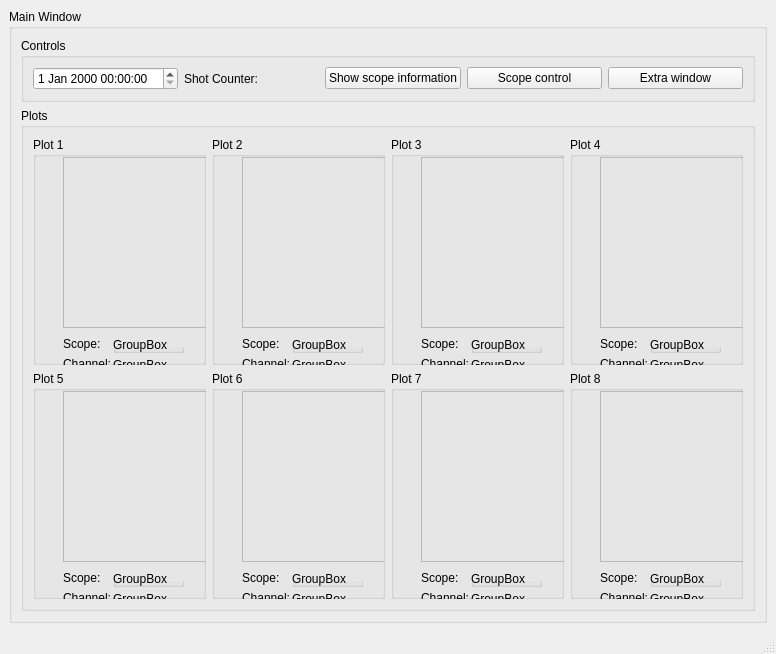
<?xml version="1.0" encoding="UTF-8"?>
<ui version="4.0">
 <class>MainWindow</class>
 <widget class="QMainWindow" name="MainWindow">
  <property name="geometry">
   <rect>
    <x>0</x>
    <y>0</y>
    <width>776</width>
    <height>654</height>
   </rect>
  </property>
  <property name="windowTitle">
   <string>MainWindow</string>
  </property>
  <widget class="QWidget" name="centralwidget">
   <layout class="QGridLayout" name="gridLayout_2">
    <item row="0" column="0">
     <widget class="QGroupBox" name="groupBox">
      <property name="title">
       <string>Main Window</string>
      </property>
      <layout class="QVBoxLayout" name="verticalLayout_2" stretch="1,8">
       <item>
        <widget class="QGroupBox" name="groupBox_2">
         <property name="title">
          <string>Controls</string>
         </property>
         <layout class="QHBoxLayout" name="horizontalLayout">
          <item>
           <widget class="QDateTimeEdit" name="dateTimeEdit"/>
          </item>
          <item>
           <widget class="QLabel" name="label">
            <property name="text">
             <string>Shot Counter: </string>
            </property>
           </widget>
          </item>
          <item>
           <widget class="QPushButton" name="pushButton">
            <property name="text">
             <string>Show scope information</string>
            </property>
           </widget>
          </item>
          <item>
           <widget class="QPushButton" name="pushButton_2">
            <property name="text">
             <string>Scope control</string>
            </property>
           </widget>
          </item>
          <item>
           <widget class="QPushButton" name="pushButton_3">
            <property name="text">
             <string>Extra window</string>
            </property>
           </widget>
          </item>
         </layout>
        </widget>
       </item>
       <item>
        <widget class="QGroupBox" name="groupBox_3">
         <property name="title">
          <string>Plots</string>
         </property>
         <layout class="QGridLayout" name="gridLayout">
          <item row="0" column="0">
           <widget class="QGroupBox" name="groupBox_8">
            <property name="title">
             <string>Plot 1</string>
            </property>
            <widget class="QLabel" name="label_2">
             <property name="geometry">
              <rect>
               <x>30</x>
               <y>220</y>
               <width>47</width>
               <height>14</height>
              </rect>
             </property>
             <property name="text">
              <string>Channel:</string>
             </property>
            </widget>
            <widget class="QGroupBox" name="groupBox_12">
             <property name="geometry">
              <rect>
               <x>80</x>
               <y>220</y>
               <width>71</width>
               <height>16</height>
              </rect>
             </property>
             <property name="title">
              <string>GroupBox</string>
             </property>
            </widget>
            <widget class="QFrame" name="frame_8">
             <property name="geometry">
              <rect>
               <x>30</x>
               <y>20</y>
               <width>171</width>
               <height>171</height>
              </rect>
             </property>
             <property name="frameShape">
              <enum>QFrame::StyledPanel</enum>
             </property>
             <property name="frameShadow">
              <enum>QFrame::Raised</enum>
             </property>
            </widget>
            <widget class="QLabel" name="label_3">
             <property name="geometry">
              <rect>
               <x>30</x>
               <y>200</y>
               <width>47</width>
               <height>14</height>
              </rect>
             </property>
             <property name="text">
              <string>Scope:</string>
             </property>
            </widget>
            <widget class="QGroupBox" name="groupBox_13">
             <property name="geometry">
              <rect>
               <x>80</x>
               <y>200</y>
               <width>71</width>
               <height>16</height>
              </rect>
             </property>
             <property name="title">
              <string>GroupBox</string>
             </property>
            </widget>
           </widget>
          </item>
          <item row="1" column="3">
           <widget class="QGroupBox" name="groupBox_10">
            <property name="title">
             <string>Plot 8</string>
            </property>
            <widget class="QLabel" name="label_16">
             <property name="geometry">
              <rect>
               <x>30</x>
               <y>220</y>
               <width>47</width>
               <height>14</height>
              </rect>
             </property>
             <property name="text">
              <string>Channel:</string>
             </property>
            </widget>
            <widget class="QGroupBox" name="groupBox_26">
             <property name="geometry">
              <rect>
               <x>80</x>
               <y>220</y>
               <width>71</width>
               <height>16</height>
              </rect>
             </property>
             <property name="title">
              <string>GroupBox</string>
             </property>
            </widget>
            <widget class="QFrame" name="frame_15">
             <property name="geometry">
              <rect>
               <x>30</x>
               <y>20</y>
               <width>171</width>
               <height>171</height>
              </rect>
             </property>
             <property name="frameShape">
              <enum>QFrame::StyledPanel</enum>
             </property>
             <property name="frameShadow">
              <enum>QFrame::Raised</enum>
             </property>
            </widget>
            <widget class="QLabel" name="label_17">
             <property name="geometry">
              <rect>
               <x>30</x>
               <y>200</y>
               <width>47</width>
               <height>14</height>
              </rect>
             </property>
             <property name="text">
              <string>Scope:</string>
             </property>
            </widget>
            <widget class="QGroupBox" name="groupBox_27">
             <property name="geometry">
              <rect>
               <x>80</x>
               <y>200</y>
               <width>71</width>
               <height>16</height>
              </rect>
             </property>
             <property name="title">
              <string>GroupBox</string>
             </property>
            </widget>
           </widget>
          </item>
          <item row="0" column="2">
           <widget class="QGroupBox" name="groupBox_5">
            <property name="title">
             <string>Plot 3</string>
            </property>
            <widget class="QLabel" name="label_6">
             <property name="geometry">
              <rect>
               <x>30</x>
               <y>220</y>
               <width>47</width>
               <height>14</height>
              </rect>
             </property>
             <property name="text">
              <string>Channel:</string>
             </property>
            </widget>
            <widget class="QGroupBox" name="groupBox_16">
             <property name="geometry">
              <rect>
               <x>80</x>
               <y>220</y>
               <width>71</width>
               <height>16</height>
              </rect>
             </property>
             <property name="title">
              <string>GroupBox</string>
             </property>
            </widget>
            <widget class="QFrame" name="frame_10">
             <property name="geometry">
              <rect>
               <x>30</x>
               <y>20</y>
               <width>171</width>
               <height>171</height>
              </rect>
             </property>
             <property name="frameShape">
              <enum>QFrame::StyledPanel</enum>
             </property>
             <property name="frameShadow">
              <enum>QFrame::Raised</enum>
             </property>
            </widget>
            <widget class="QLabel" name="label_7">
             <property name="geometry">
              <rect>
               <x>30</x>
               <y>200</y>
               <width>47</width>
               <height>14</height>
              </rect>
             </property>
             <property name="text">
              <string>Scope:</string>
             </property>
            </widget>
            <widget class="QGroupBox" name="groupBox_17">
             <property name="geometry">
              <rect>
               <x>80</x>
               <y>200</y>
               <width>71</width>
               <height>16</height>
              </rect>
             </property>
             <property name="title">
              <string>GroupBox</string>
             </property>
            </widget>
           </widget>
          </item>
          <item row="1" column="1">
           <widget class="QGroupBox" name="groupBox_9">
            <property name="title">
             <string>Plot 6</string>
            </property>
            <widget class="QLabel" name="label_12">
             <property name="geometry">
              <rect>
               <x>30</x>
               <y>220</y>
               <width>47</width>
               <height>14</height>
              </rect>
             </property>
             <property name="text">
              <string>Channel:</string>
             </property>
            </widget>
            <widget class="QGroupBox" name="groupBox_22">
             <property name="geometry">
              <rect>
               <x>80</x>
               <y>220</y>
               <width>71</width>
               <height>16</height>
              </rect>
             </property>
             <property name="title">
              <string>GroupBox</string>
             </property>
            </widget>
            <widget class="QFrame" name="frame_13">
             <property name="geometry">
              <rect>
               <x>30</x>
               <y>20</y>
               <width>171</width>
               <height>171</height>
              </rect>
             </property>
             <property name="frameShape">
              <enum>QFrame::StyledPanel</enum>
             </property>
             <property name="frameShadow">
              <enum>QFrame::Raised</enum>
             </property>
            </widget>
            <widget class="QLabel" name="label_13">
             <property name="geometry">
              <rect>
               <x>30</x>
               <y>200</y>
               <width>47</width>
               <height>14</height>
              </rect>
             </property>
             <property name="text">
              <string>Scope:</string>
             </property>
            </widget>
            <widget class="QGroupBox" name="groupBox_23">
             <property name="geometry">
              <rect>
               <x>80</x>
               <y>200</y>
               <width>71</width>
               <height>16</height>
              </rect>
             </property>
             <property name="title">
              <string>GroupBox</string>
             </property>
            </widget>
           </widget>
          </item>
          <item row="1" column="0">
           <widget class="QGroupBox" name="groupBox_7">
            <property name="title">
             <string>Plot 5</string>
            </property>
            <widget class="QLabel" name="label_10">
             <property name="geometry">
              <rect>
               <x>30</x>
               <y>220</y>
               <width>47</width>
               <height>14</height>
              </rect>
             </property>
             <property name="text">
              <string>Channel:</string>
             </property>
            </widget>
            <widget class="QGroupBox" name="groupBox_20">
             <property name="geometry">
              <rect>
               <x>80</x>
               <y>220</y>
               <width>71</width>
               <height>16</height>
              </rect>
             </property>
             <property name="title">
              <string>GroupBox</string>
             </property>
            </widget>
            <widget class="QFrame" name="frame_12">
             <property name="geometry">
              <rect>
               <x>30</x>
               <y>20</y>
               <width>171</width>
               <height>171</height>
              </rect>
             </property>
             <property name="frameShape">
              <enum>QFrame::StyledPanel</enum>
             </property>
             <property name="frameShadow">
              <enum>QFrame::Raised</enum>
             </property>
            </widget>
            <widget class="QLabel" name="label_11">
             <property name="geometry">
              <rect>
               <x>30</x>
               <y>200</y>
               <width>47</width>
               <height>14</height>
              </rect>
             </property>
             <property name="text">
              <string>Scope:</string>
             </property>
            </widget>
            <widget class="QGroupBox" name="groupBox_21">
             <property name="geometry">
              <rect>
               <x>80</x>
               <y>200</y>
               <width>71</width>
               <height>16</height>
              </rect>
             </property>
             <property name="title">
              <string>GroupBox</string>
             </property>
            </widget>
           </widget>
          </item>
          <item row="0" column="1">
           <widget class="QGroupBox" name="groupBox_4">
            <property name="title">
             <string>Plot 2</string>
            </property>
            <widget class="QLabel" name="label_4">
             <property name="geometry">
              <rect>
               <x>30</x>
               <y>220</y>
               <width>47</width>
               <height>14</height>
              </rect>
             </property>
             <property name="text">
              <string>Channel:</string>
             </property>
            </widget>
            <widget class="QGroupBox" name="groupBox_14">
             <property name="geometry">
              <rect>
               <x>80</x>
               <y>220</y>
               <width>71</width>
               <height>16</height>
              </rect>
             </property>
             <property name="title">
              <string>GroupBox</string>
             </property>
            </widget>
            <widget class="QFrame" name="frame_9">
             <property name="geometry">
              <rect>
               <x>30</x>
               <y>20</y>
               <width>171</width>
               <height>171</height>
              </rect>
             </property>
             <property name="frameShape">
              <enum>QFrame::StyledPanel</enum>
             </property>
             <property name="frameShadow">
              <enum>QFrame::Raised</enum>
             </property>
            </widget>
            <widget class="QLabel" name="label_5">
             <property name="geometry">
              <rect>
               <x>30</x>
               <y>200</y>
               <width>47</width>
               <height>14</height>
              </rect>
             </property>
             <property name="text">
              <string>Scope:</string>
             </property>
            </widget>
            <widget class="QGroupBox" name="groupBox_15">
             <property name="geometry">
              <rect>
               <x>80</x>
               <y>200</y>
               <width>71</width>
               <height>16</height>
              </rect>
             </property>
             <property name="title">
              <string>GroupBox</string>
             </property>
            </widget>
           </widget>
          </item>
          <item row="0" column="3">
           <widget class="QGroupBox" name="groupBox_6">
            <property name="title">
             <string>Plot 4</string>
            </property>
            <widget class="QLabel" name="label_8">
             <property name="geometry">
              <rect>
               <x>30</x>
               <y>220</y>
               <width>47</width>
               <height>14</height>
              </rect>
             </property>
             <property name="text">
              <string>Channel:</string>
             </property>
            </widget>
            <widget class="QGroupBox" name="groupBox_18">
             <property name="geometry">
              <rect>
               <x>80</x>
               <y>220</y>
               <width>71</width>
               <height>16</height>
              </rect>
             </property>
             <property name="title">
              <string>GroupBox</string>
             </property>
            </widget>
            <widget class="QFrame" name="frame_11">
             <property name="geometry">
              <rect>
               <x>30</x>
               <y>20</y>
               <width>171</width>
               <height>171</height>
              </rect>
             </property>
             <property name="frameShape">
              <enum>QFrame::StyledPanel</enum>
             </property>
             <property name="frameShadow">
              <enum>QFrame::Raised</enum>
             </property>
            </widget>
            <widget class="QLabel" name="label_9">
             <property name="geometry">
              <rect>
               <x>30</x>
               <y>200</y>
               <width>47</width>
               <height>14</height>
              </rect>
             </property>
             <property name="text">
              <string>Scope:</string>
             </property>
            </widget>
            <widget class="QGroupBox" name="groupBox_19">
             <property name="geometry">
              <rect>
               <x>80</x>
               <y>200</y>
               <width>71</width>
               <height>16</height>
              </rect>
             </property>
             <property name="title">
              <string>GroupBox</string>
             </property>
            </widget>
           </widget>
          </item>
          <item row="1" column="2">
           <widget class="QGroupBox" name="groupBox_11">
            <property name="title">
             <string>Plot 7</string>
            </property>
            <widget class="QLabel" name="label_14">
             <property name="geometry">
              <rect>
               <x>30</x>
               <y>220</y>
               <width>47</width>
               <height>14</height>
              </rect>
             </property>
             <property name="text">
              <string>Channel:</string>
             </property>
            </widget>
            <widget class="QGroupBox" name="groupBox_24">
             <property name="geometry">
              <rect>
               <x>80</x>
               <y>220</y>
               <width>71</width>
               <height>16</height>
              </rect>
             </property>
             <property name="title">
              <string>GroupBox</string>
             </property>
            </widget>
            <widget class="QFrame" name="frame_14">
             <property name="geometry">
              <rect>
               <x>30</x>
               <y>20</y>
               <width>171</width>
               <height>171</height>
              </rect>
             </property>
             <property name="frameShape">
              <enum>QFrame::StyledPanel</enum>
             </property>
             <property name="frameShadow">
              <enum>QFrame::Raised</enum>
             </property>
            </widget>
            <widget class="QLabel" name="label_15">
             <property name="geometry">
              <rect>
               <x>30</x>
               <y>200</y>
               <width>47</width>
               <height>14</height>
              </rect>
             </property>
             <property name="text">
              <string>Scope:</string>
             </property>
            </widget>
            <widget class="QGroupBox" name="groupBox_25">
             <property name="geometry">
              <rect>
               <x>80</x>
               <y>200</y>
               <width>71</width>
               <height>16</height>
              </rect>
             </property>
             <property name="title">
              <string>GroupBox</string>
             </property>
            </widget>
           </widget>
          </item>
         </layout>
        </widget>
       </item>
      </layout>
     </widget>
    </item>
   </layout>
  </widget>
  <widget class="QStatusBar" name="statusbar"/>
 </widget>
 <resources/>
 <connections/>
</ui>
